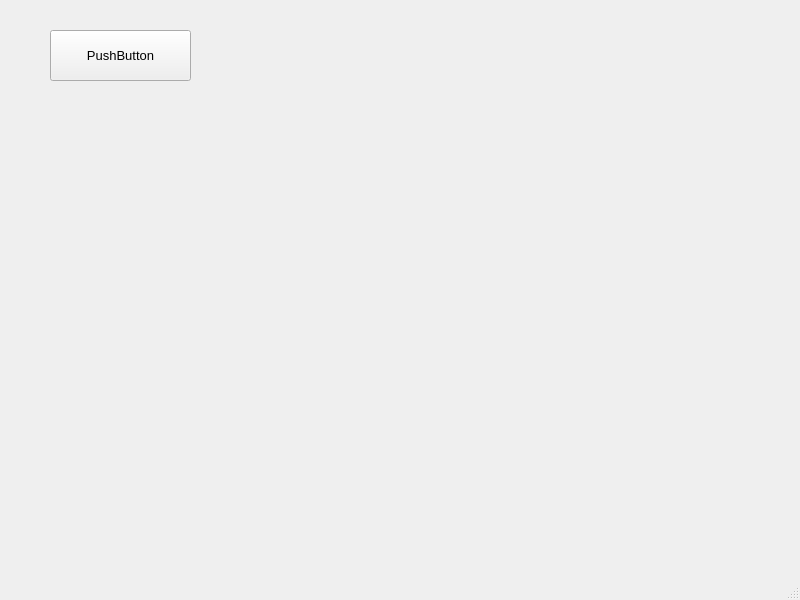
<?xml version="1.0" encoding="UTF-8"?>
<ui version="4.0">
 <class>MainWindow</class>
 <widget class="QMainWindow" name="MainWindow">
  <property name="geometry">
   <rect>
    <x>0</x>
    <y>0</y>
    <width>800</width>
    <height>600</height>
   </rect>
  </property>
  <property name="windowTitle">
   <string>MainWindow</string>
  </property>
  <widget class="QWidget" name="centralwidget">
   <widget class="QPushButton" name="pushButton">
    <property name="geometry">
     <rect>
      <x>50</x>
      <y>30</y>
      <width>141</width>
      <height>51</height>
     </rect>
    </property>
    <property name="font">
     <font>
      <family>Arial</family>
      <pointsize>10</pointsize>
     </font>
    </property>
    <property name="text">
     <string>PushButton</string>
    </property>
   </widget>
  </widget>
  <widget class="QMenuBar" name="menubar">
   <property name="geometry">
    <rect>
     <x>0</x>
     <y>0</y>
     <width>800</width>
     <height>21</height>
    </rect>
   </property>
  </widget>
  <widget class="QStatusBar" name="statusbar"/>
 </widget>
 <resources/>
 <connections/>
</ui>
